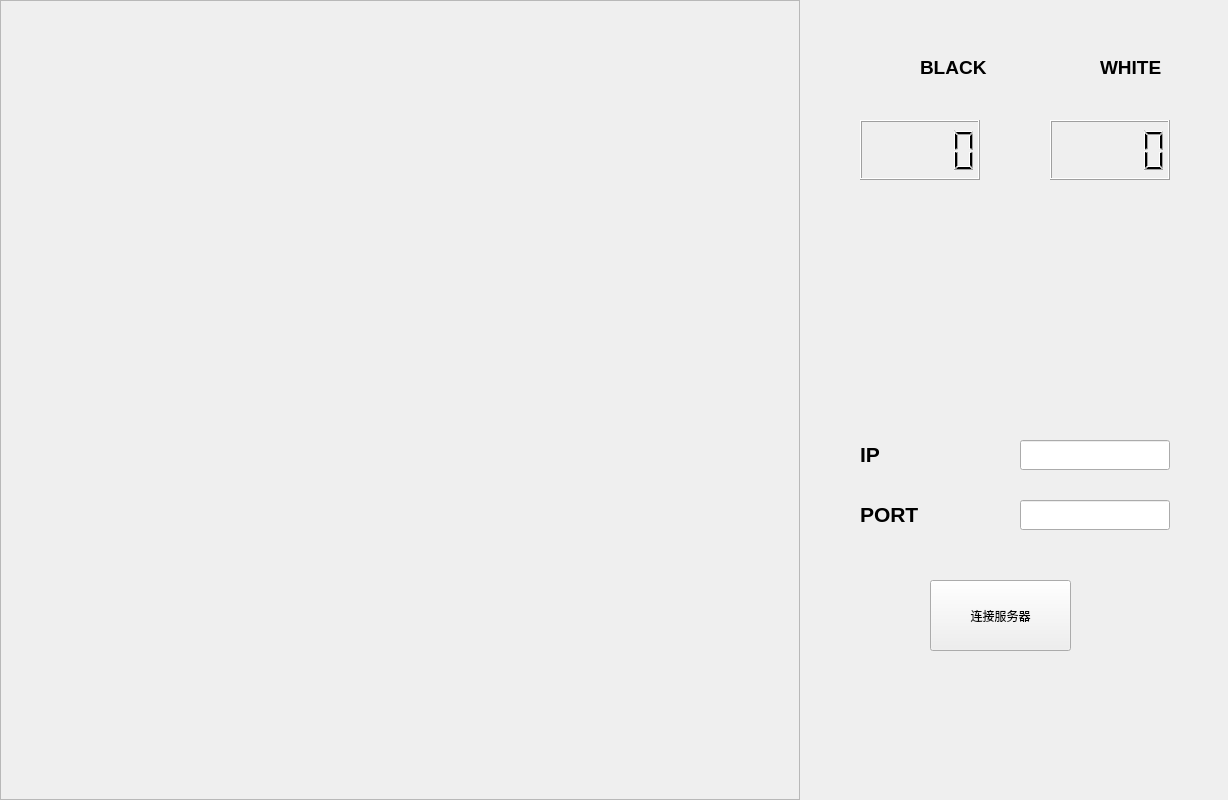
<?xml version="1.0" encoding="UTF-8"?>
<ui version="4.0">
 <class>MainWindow</class>
 <widget class="QMainWindow" name="MainWindow">
  <property name="geometry">
   <rect>
    <x>0</x>
    <y>0</y>
    <width>1228</width>
    <height>800</height>
   </rect>
  </property>
  <property name="windowTitle">
   <string>MainWindow</string>
  </property>
  <widget class="QWidget" name="centralWidget">
   <widget class="QPushButton" name="conServer">
    <property name="geometry">
     <rect>
      <x>930</x>
      <y>580</y>
      <width>141</width>
      <height>71</height>
     </rect>
    </property>
    <property name="text">
     <string>连接服务器</string>
    </property>
   </widget>
   <widget class="QLineEdit" name="ip">
    <property name="geometry">
     <rect>
      <x>1020</x>
      <y>440</y>
      <width>150</width>
      <height>30</height>
     </rect>
    </property>
   </widget>
   <widget class="QLabel" name="label">
    <property name="geometry">
     <rect>
      <x>860</x>
      <y>440</y>
      <width>72</width>
      <height>30</height>
     </rect>
    </property>
    <property name="text">
     <string>&lt;html&gt;&lt;head/&gt;&lt;body&gt;&lt;p&gt;&lt;span style=&quot; font-size:16pt; font-weight:600;&quot;&gt;IP&lt;/span&gt;&lt;/p&gt;&lt;/body&gt;&lt;/html&gt;</string>
    </property>
   </widget>
   <widget class="QLineEdit" name="port">
    <property name="geometry">
     <rect>
      <x>1020</x>
      <y>500</y>
      <width>150</width>
      <height>30</height>
     </rect>
    </property>
    <property name="text">
     <string/>
    </property>
   </widget>
   <widget class="QLabel" name="label_2">
    <property name="geometry">
     <rect>
      <x>860</x>
      <y>500</y>
      <width>71</width>
      <height>30</height>
     </rect>
    </property>
    <property name="text">
     <string>&lt;html&gt;&lt;head/&gt;&lt;body&gt;&lt;p&gt;&lt;span style=&quot; font-size:16pt; font-weight:600;&quot;&gt;PORT&lt;/span&gt;&lt;/p&gt;&lt;/body&gt;&lt;/html&gt;</string>
    </property>
   </widget>
   <widget class="QFrame" name="frame">
    <property name="geometry">
     <rect>
      <x>0</x>
      <y>0</y>
      <width>800</width>
      <height>800</height>
     </rect>
    </property>
    <property name="styleSheet">
     <string notr="true">border-image: url(:/res/board);</string>
    </property>
    <property name="frameShape">
     <enum>QFrame::StyledPanel</enum>
    </property>
    <property name="frameShadow">
     <enum>QFrame::Raised</enum>
    </property>
   </widget>
   <widget class="QLabel" name="label_3">
    <property name="geometry">
     <rect>
      <x>920</x>
      <y>56</y>
      <width>71</width>
      <height>21</height>
     </rect>
    </property>
    <property name="text">
     <string>&lt;html&gt;&lt;head/&gt;&lt;body&gt;&lt;p&gt;&lt;span style=&quot; font-size:14pt; font-weight:600;&quot;&gt;BLACK&lt;/span&gt;&lt;/p&gt;&lt;/body&gt;&lt;/html&gt;</string>
    </property>
   </widget>
   <widget class="QLabel" name="label_4">
    <property name="geometry">
     <rect>
      <x>1100</x>
      <y>56</y>
      <width>71</width>
      <height>21</height>
     </rect>
    </property>
    <property name="text">
     <string>&lt;html&gt;&lt;head/&gt;&lt;body&gt;&lt;p&gt;&lt;span style=&quot; font-size:14pt; font-weight:600;&quot;&gt;WHITE&lt;/span&gt;&lt;/p&gt;&lt;/body&gt;&lt;/html&gt;</string>
    </property>
   </widget>
   <widget class="QLCDNumber" name="blackNumber">
    <property name="geometry">
     <rect>
      <x>860</x>
      <y>120</y>
      <width>120</width>
      <height>60</height>
     </rect>
    </property>
   </widget>
   <widget class="QLCDNumber" name="whiteNumber">
    <property name="geometry">
     <rect>
      <x>1050</x>
      <y>120</y>
      <width>120</width>
      <height>60</height>
     </rect>
    </property>
   </widget>
   <widget class="QLabel" name="label_5">
    <property name="geometry">
     <rect>
      <x>840</x>
      <y>40</y>
      <width>60</width>
      <height>60</height>
     </rect>
    </property>
    <property name="styleSheet">
     <string notr="true">border-image: url(:/res/black);</string>
    </property>
    <property name="text">
     <string/>
    </property>
   </widget>
   <widget class="QLabel" name="label_6">
    <property name="geometry">
     <rect>
      <x>1030</x>
      <y>40</y>
      <width>60</width>
      <height>60</height>
     </rect>
    </property>
    <property name="styleSheet">
     <string notr="true">border-image: url(:/res/white);</string>
    </property>
    <property name="text">
     <string/>
    </property>
   </widget>
  </widget>
 </widget>
 <layoutdefault spacing="6" margin="11"/>
 <resources/>
 <connections/>
</ui>
